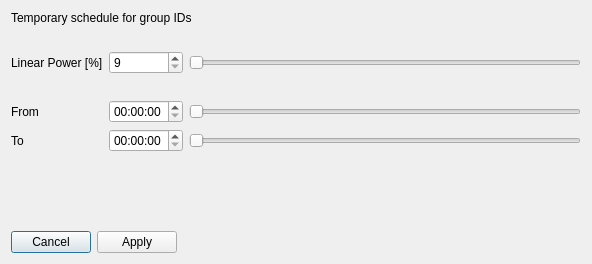
<?xml version="1.0" encoding="UTF-8"?>
<ui version="4.0">
 <class>SetTemporaryPwr4groups</class>
 <widget class="QDialog" name="SetTemporaryPwr4groups">
  <property name="geometry">
   <rect>
    <x>0</x>
    <y>0</y>
    <width>592</width>
    <height>264</height>
   </rect>
  </property>
  <property name="windowTitle">
   <string>Dialog</string>
  </property>
  <layout class="QGridLayout" name="gridLayout">
   <item row="4" column="1">
    <widget class="QLabel" name="lblDtTo">
     <property name="text">
      <string/>
     </property>
    </widget>
   </item>
   <item row="6" column="0" colspan="4">
    <layout class="QHBoxLayout" name="horizontalLayout">
     <item>
      <widget class="QPushButton" name="pushButton_2">
       <property name="text">
        <string>Cancel</string>
       </property>
       <property name="icon">
        <iconset resource="../res.qrc">
         <normaloff>:/katynko/svg/dialog-cancel.svg</normaloff>:/katynko/svg/dialog-cancel.svg</iconset>
       </property>
       <property name="shortcut">
        <string>Esc</string>
       </property>
      </widget>
     </item>
     <item>
      <widget class="QPushButton" name="pushButton">
       <property name="text">
        <string>Apply</string>
       </property>
       <property name="icon">
        <iconset resource="../res.qrc">
         <normaloff>:/katynko/svg/dialog-ok-apply.svg</normaloff>:/katynko/svg/dialog-ok-apply.svg</iconset>
       </property>
       <property name="shortcut">
        <string>Return</string>
       </property>
      </widget>
     </item>
     <item>
      <spacer name="horizontalSpacer">
       <property name="orientation">
        <enum>Qt::Horizontal</enum>
       </property>
       <property name="sizeHint" stdset="0">
        <size>
         <width>40</width>
         <height>20</height>
        </size>
       </property>
      </spacer>
     </item>
    </layout>
   </item>
   <item row="3" column="3">
    <widget class="QSlider" name="hsTimeFrom">
     <property name="maximum">
      <number>1439</number>
     </property>
     <property name="orientation">
      <enum>Qt::Horizontal</enum>
     </property>
    </widget>
   </item>
   <item row="3" column="1">
    <widget class="QLabel" name="lblDtFrom">
     <property name="text">
      <string/>
     </property>
    </widget>
   </item>
   <item row="3" column="2">
    <widget class="QTimeEdit" name="timeEdit"/>
   </item>
   <item row="5" column="2">
    <spacer name="verticalSpacer">
     <property name="orientation">
      <enum>Qt::Vertical</enum>
     </property>
     <property name="sizeHint" stdset="0">
      <size>
       <width>20</width>
       <height>25</height>
      </size>
     </property>
    </spacer>
   </item>
   <item row="4" column="2">
    <widget class="QTimeEdit" name="timeEdit_2"/>
   </item>
   <item row="1" column="2">
    <widget class="QSpinBox" name="spinBox">
     <property name="minimum">
      <number>9</number>
     </property>
     <property name="maximum">
      <number>100</number>
     </property>
    </widget>
   </item>
   <item row="2" column="0" colspan="4">
    <spacer name="horizontalSpacer_2">
     <property name="orientation">
      <enum>Qt::Horizontal</enum>
     </property>
     <property name="sizeHint" stdset="0">
      <size>
       <width>40</width>
       <height>20</height>
      </size>
     </property>
    </spacer>
   </item>
   <item row="0" column="0" colspan="4">
    <layout class="QVBoxLayout" name="verticalLayout">
     <item>
      <widget class="QLabel" name="label_4">
       <property name="text">
        <string>Temporary schedule for group IDs</string>
       </property>
      </widget>
     </item>
     <item>
      <widget class="QLabel" name="lblTempSchedule">
       <property name="text">
        <string/>
       </property>
      </widget>
     </item>
    </layout>
   </item>
   <item row="4" column="3">
    <widget class="QSlider" name="hsTimeTo">
     <property name="maximum">
      <number>1439</number>
     </property>
     <property name="orientation">
      <enum>Qt::Horizontal</enum>
     </property>
    </widget>
   </item>
   <item row="1" column="3">
    <widget class="QSlider" name="hsPower">
     <property name="orientation">
      <enum>Qt::Horizontal</enum>
     </property>
    </widget>
   </item>
   <item row="4" column="0">
    <widget class="QLabel" name="label_3">
     <property name="text">
      <string>To</string>
     </property>
    </widget>
   </item>
   <item row="1" column="0" colspan="2">
    <widget class="QLabel" name="label">
     <property name="text">
      <string>Linear Power [%]</string>
     </property>
    </widget>
   </item>
   <item row="3" column="0">
    <widget class="QLabel" name="label_2">
     <property name="text">
      <string>From</string>
     </property>
    </widget>
   </item>
  </layout>
 </widget>
 <resources>
  <include location="../res.qrc"/>
 </resources>
 <connections/>
</ui>
